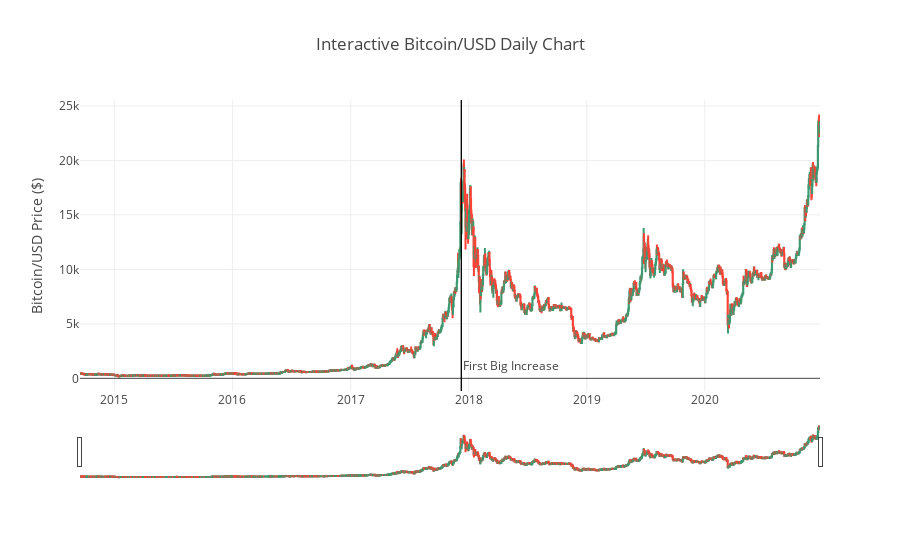

Source (notebook cell):
### Code cell
# Plot User Interactive Bitcoin/USD Daily Data
fig = go.Figure(data=[go.Candlestick(x=df['Date'],
                open=df['Open'],
                high=df['High'],
                low=df['Low'],
                close=df['Close'])])

fig.layout.update(
    title='Interactive Bitcoin/USD Daily Chart',
    yaxis_title='Bitcoin/USD Price ($)',
    shapes = [dict(
        x0='2017-12-09', x1='2017-12-09', y0=0, y1=1, xref='x', yref='paper',
        line_width=1)],
    annotations=[dict(
        x='2017-12-09', y=0.05, xref='x', yref='paper',
        showarrow=False, xanchor='left', text='First Big Increase')]
)


fig.show()

### Figure 1 — Plotly figure (JSON) as saved in the notebook; plotly's stock layout.template omitted (floating-point values rounded to 4 significant figures; data arrays with more than 128 entries replaced by an {"elided": "..."} marker saying what was removed)
{"data": [{"close": {"elided": "2289 float values"}, "high": {"elided": "2289 float values"}, "low": {"elided": "2289 float values"}, "open": {"elided": "2289 float values"}, "type": "candlestick", "uid": "08d6582e-6fc2-4ce4-b419-45be6cc2856f", "x": {"elided": "2289 str values"}}], "layout": {"annotations": [{"showarrow": false, "text": "First Big Increase", "x": "2017-12-09", "xanchor": "left", "xref": "x", "y": 0.05, "yref": "paper"}], "shapes": [{"line": {"width": 1}, "x0": "2017-12-09", "x1": "2017-12-09", "xref": "x", "y0": 0, "y1": 1, "yref": "paper"}], "title": {"text": "Interactive Bitcoin/USD Daily Chart"}, "yaxis": {"title": {"text": "Bitcoin/USD Price ($)"}}}}
